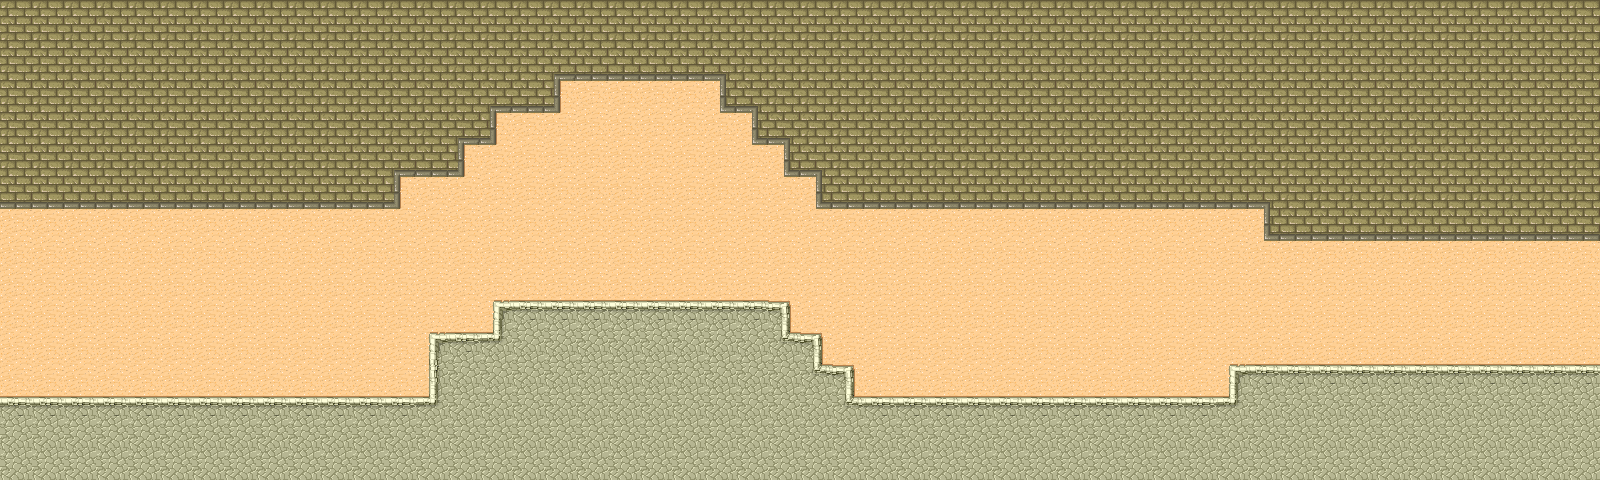

A 2D game scene composited from a Tiled map and its tileset images. What follows is a short description and the map's XML, with each tile layer's data collapsed to a summary:
An orthogonal 50x15 tile map with 32x32 px tiles, 1 tile layer (Capa de Patrones 1).

<map version="1.5" tiledversion="1.7.2" orientation="orthogonal" renderorder="right-down" width="50" height="15" tilewidth="32" tileheight="32" infinite="0" nextlayerid="2" nextobjectid="1">
 <properties>
  <property name="draw" type="int" value="1" />
 </properties>
 <tileset firstgid="1" name="Desert" tilewidth="32" tileheight="32" spacing="1" margin="1" tilecount="48" columns="8">
  <image source="tmw_desert_spacing.png" width="265" height="199" />
  <wangsets>
   <wangset name="Terrains" type="corner" tile="-1">
    <wangcolor name="Bricks" color="#ff0000" tile="9" probability="1" />
    <wangcolor name="Rocks" color="#00ff00" tile="33" probability="1" />
    <wangcolor name="Dirt" color="#0000ff" tile="14" probability="1" />
    <wangcolor name="Desert" color="#ff7700" tile="29" probability="1" />
    <wangtile tileid="0" wangid="0,4,0,1,0,4,0,4" />
    <wangtile tileid="1" wangid="0,4,0,1,0,1,0,4" />
    <wangtile tileid="2" wangid="0,4,0,4,0,1,0,4" />
    <wangtile tileid="3" wangid="0,3,0,4,0,3,0,3" />
    <wangtile tileid="4" wangid="0,3,0,3,0,4,0,3" />
    <wangtile tileid="5" wangid="0,4,0,3,0,4,0,4" />
    <wangtile tileid="6" wangid="0,4,0,3,0,3,0,4" />
    <wangtile tileid="7" wangid="0,4,0,4,0,3,0,4" />
    <wangtile tileid="8" wangid="0,1,0,1,0,4,0,4" />
    <wangtile tileid="9" wangid="0,1,0,1,0,1,0,1" />
    <wangtile tileid="10" wangid="0,4,0,4,0,1,0,1" />
    <wangtile tileid="11" wangid="0,4,0,3,0,3,0,3" />
    <wangtile tileid="12" wangid="0,3,0,3,0,3,0,4" />
    <wangtile tileid="13" wangid="0,3,0,3,0,4,0,4" />
    <wangtile tileid="14" wangid="0,3,0,3,0,3,0,3" />
    <wangtile tileid="15" wangid="0,4,0,4,0,3,0,3" />
    <wangtile tileid="16" wangid="0,1,0,4,0,4,0,4" />
    <wangtile tileid="17" wangid="0,1,0,4,0,4,0,1" />
    <wangtile tileid="18" wangid="0,4,0,4,0,4,0,1" />
    <wangtile tileid="19" wangid="0,1,0,4,0,1,0,1" />
    <wangtile tileid="20" wangid="0,1,0,1,0,4,0,1" />
    <wangtile tileid="21" wangid="0,3,0,4,0,4,0,4" />
    <wangtile tileid="22" wangid="0,3,0,4,0,4,0,3" />
    <wangtile tileid="23" wangid="0,4,0,4,0,4,0,3" />
    <wangtile tileid="24" wangid="0,4,0,2,0,4,0,4" />
    <wangtile tileid="25" wangid="0,4,0,2,0,2,0,4" />
    <wangtile tileid="26" wangid="0,4,0,4,0,2,0,4" />
    <wangtile tileid="27" wangid="0,4,0,1,0,1,0,1" />
    <wangtile tileid="28" wangid="0,1,0,1,0,1,0,4" />
    <wangtile tileid="29" wangid="0,4,0,4,0,4,0,4" />
    <wangtile tileid="32" wangid="0,2,0,2,0,4,0,4" />
    <wangtile tileid="33" wangid="0,2,0,2,0,2,0,2" />
    <wangtile tileid="34" wangid="0,4,0,4,0,2,0,2" />
    <wangtile tileid="35" wangid="0,2,0,4,0,2,0,2" />
    <wangtile tileid="36" wangid="0,2,0,2,0,4,0,2" />
    <wangtile tileid="40" wangid="0,2,0,4,0,4,0,4" />
    <wangtile tileid="41" wangid="0,2,0,4,0,4,0,2" />
    <wangtile tileid="42" wangid="0,4,0,4,0,4,0,2" />
    <wangtile tileid="43" wangid="0,4,0,2,0,2,0,2" />
    <wangtile tileid="44" wangid="0,2,0,2,0,2,0,4" />
   </wangset>
  </wangsets>
 </tileset>
 <layer id="1" name="Capa de Patrones 1" width="50" height="15">
  <properties>
   <property name="Draw" type="int" value="1" />
  </properties>
  <data>[750 cells, 750 non-empty, 14 distinct tile ids]</data>
 </layer>
</map>
